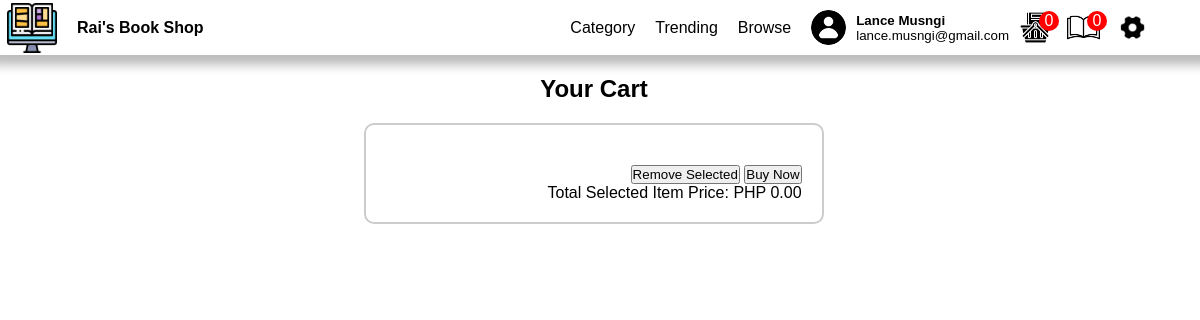
The app's page /cart.php with its own data.
### tables this page shows
CREATE TABLE `page` (
  `ItemID` int(11) NOT NULL,
  `Itemname` varchar(50) NOT NULL,
  `value` varchar(200) NOT NULL
);

CREATE TABLE `currentuser` (
  `UserId` int(11) NOT NULL,
  `FName` varchar(50) NOT NULL,
  `LName` varchar(50) NOT NULL,
  `username` varchar(200) NOT NULL,
  `email` varchar(50) NOT NULL,
  `address` varchar(200) DEFAULT NULL,
  `phone` varchar(15) DEFAULT NULL,
  `profile` varchar(200) NOT NULL
);

### query.php (called while the page is built, shortened)
<?php
$queryUser = mysqli_query($con, "SELECT * FROM currentuser WHERE UserID = 1");
$rowUser = mysqli_fetch_assoc($queryUser);
$username = $rowUser["username"];
$FName = $rowUser["FName"];
$LName = $rowUser["LName"];
if ($username != 0) {
    $on = mysqli_query($con, "SELECT * FROM users WHERE username = '$username'");
    $rowon = mysqli_fetch_assoc($on);
    $UserID = $rowon["UserID"];
    $query69 = mysqli_query($con, "SELECT COUNT(cart_id) AS count from cart WHERE customer_id = $UserID");
    $row69 = mysqli_fetch_assoc($query69);
    $cartcount = $row69["count"];
    $query70 = mysqli_query($con, "SELECT COUNT(id) AS count from borrow WHERE customer_name = '$FName $LName' and returned !=1");
    $row70 = mysqli_fetch_assoc($query70);
    $borrowcount = $row70["count"];
} else {
    $verification = '0';
    $block = '0';
}
$queryPage = mysqli_query($con, "SELECT * FROM page WHERE ItemID IN (1, 2, 3, 4, 5)");
while ($rowPage = mysqli_fetch_assoc($queryPage)) {
    if ($rowPage["ItemID"] == 1) {
        $logo = $rowPage["value"];
    } elseif ($rowPage["ItemID"] == 2) {
        $companyname = $rowPage["value"];
    } elseif ($rowPage["ItemID"] == 3) {
        $backgroundimg = $rowPage["value"];
    } elseif ($rowPage["ItemID"] == 4) {
        $backgroundcolor = $rowPage["value"];
    } elseif ($rowPage["ItemID"] == 5) {
        $color = $rowPage["value"];
    }
}
$querycompanyname = mysqli_query($con, "select * from page where ItemID = 2");
$rowcompanyname = mysqli_fetch_assoc($querycompanyname);
$companyname = $rowcompanyname["value"];

### header.php
<div class="navi">
    <header>
        <?php
        echo "<a href='Landingpage.php#home'><img src='$logo' width='50'></a>
            <div class='logoname'>
                <a href='Landingpage.php#home'>
                    <p><strong>$companyname</strong></p>
                </a>
            </div>";
        ?>
        <div class="header">
            <a href="Landingpage.php#Books">Category</a>
            <a href="Landingpage.php#Trending">Trending</a>
            <a href="Landingpage.php#Browse">Browse</a>
            <?php
            $query = mysqli_query($con, "select * from currentuser where UserID = '1'");
            $row = mysqli_fetch_assoc($query);
            $location = $row["profile"];
            $username = $row["username"];
            $FName = $row["FName"];
            $LName = $row["LName"];
            $email = $row["email"];
            if ($username == "0") {
                echo "<div class='out'>
                    <a class='loginb'>Log In</a>
                    <a class='signupb'>Sign Up</a>
                    </div>";
            } else {
                echo "<div class='profile'>
                    <img src='$location' width='40' height='40' id='currentuser'>
                    <div id='inout'>
                       <p class='name'>$FName $LName</p>
                        <p>$email</p>
                    </div>
                        <div class='carts'>
                        <a href='cart.php'><img src='Image/shopping-cart.png' width='33' id='currentuser'><div class='cartcount'>$cartcount</div></a>
                        <a href='display_borrowed.php'><img src='Image/book.png' width='33'><div class='cartcount'>$borrowcount</div></a>
                    </div>
                </div>
                <div>
                    <a  onclick='showSettingsPopup()'><img src='Image/setting.png' width='25' id='profile'></a>
                    </div>";
            }
            ?>
        </div>
    </header>
</div>

### css/stylemain.css (style rules this page uses)
:root { --fontcolor: rgba(255, 255, 255, 1); }
* { font-family: Arial, Helvetica, sans-serif; scroll-behavior: smooth; transition: all 0.2s ease-in-out; max-width: 99vw; z-index: 0; padding: 0px; margin: 0px; box-sizing: inherit; }
a { text-decoration: none; color: black; cursor: pointer; }

### css/header.css (style rules this page uses)
a { text-decoration: none; color: black; cursor: pointer; }
header { background-color: rgba(255, 255, 255, 0.60); backdrop-filter: blur(10px); height: 41px; z-index: 1; width: 100%; position: fixed; display: flex; flex-direction: row; align-items: center; gap: 20px; padding: 7px; box-shadow: 0px 0px 10px 10px #00000044; top: 0px; }
.header { margin-left: auto; margin-right: 50px; display: flex; gap: 20px; align-items: center; }
.profile { display: flex; align-items: center; gap: 10px; }
.profile>img { border-radius: 50%; object-fit: cover; width: 35px; height: 35px; }
#inout { font-size: smaller; }
.name { font-weight: 700; text-transform: capitalize; }
.carts { display: flex; gap: 15px; }
.cartcount { margin: -33px 20px; position: absolute; background-color: red; color: white; width: 20px; height: 20px; border-radius: 50%; display: flex; align-items: center; justify-content: center; }

### records on screen
page: value (picture)
page: value "Rai's Book Shop"
currentuser: profile (picture), FName "Lance", LName "Musngi", email "lance.musngi@gmail.com"

### other values on screen
$cartcount "0"
$borrowcount "0"
$totalCartValue = 0 "0"
